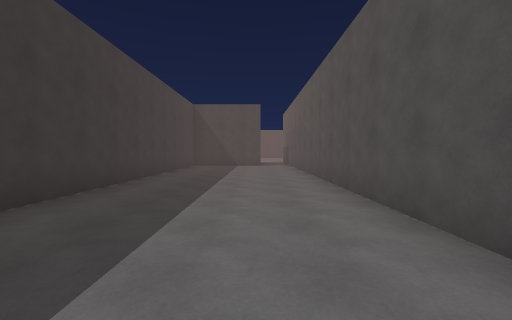
[1] (above)

22 first-person views from a walk through a 3-D level made in the Unity game engine. The camera is 1.4 m above the floor, tilts 2° down and sees 90° across. The floor is counted in squares, 2 m on a side. Each view is taken from the middle of a square. On the plan, view 1 faces up. The plan holds only what a view shows up to about 9 squares ahead; the rest is blank. The place goes on beyond the plan. The player character is not drawn. Some surface patterns are stand-ins.

[2]
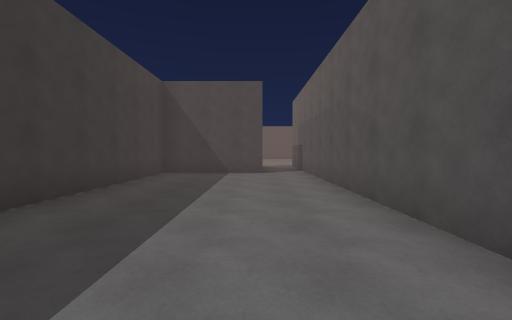

[3]
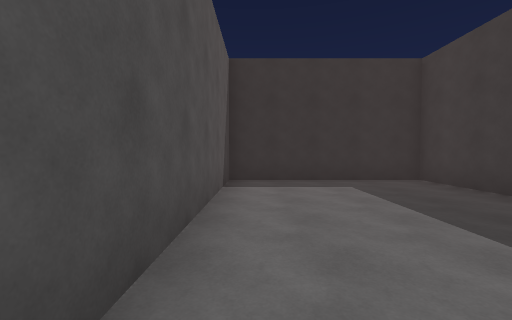

[4]
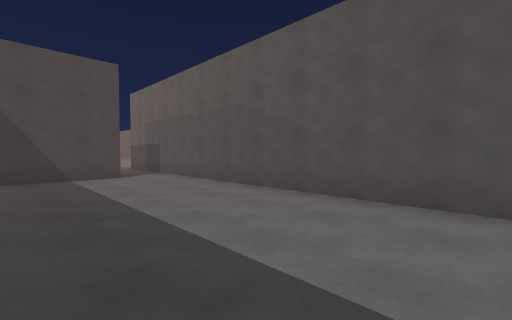

[5]
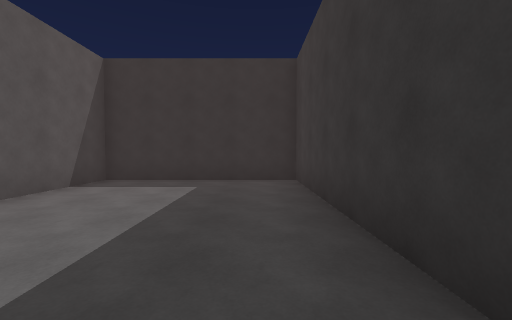

[6]
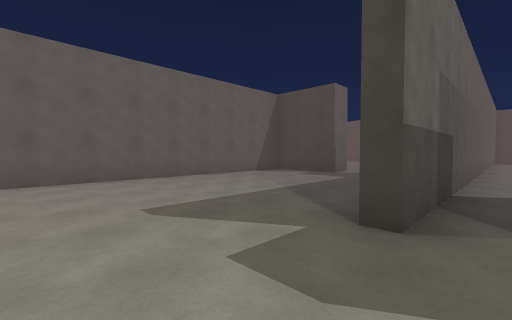

[7]
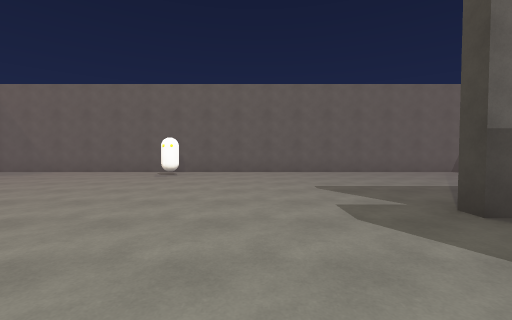

[8]
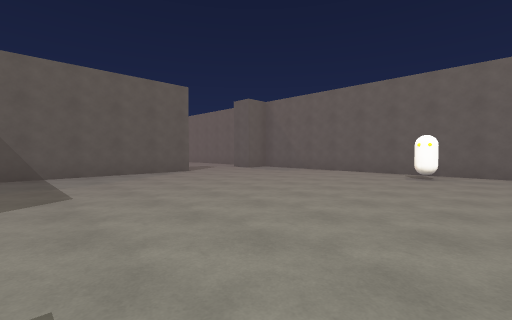

[9]
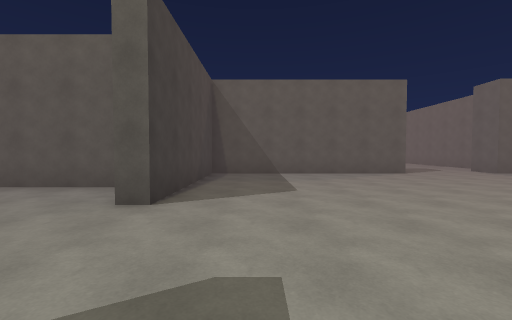

[10]
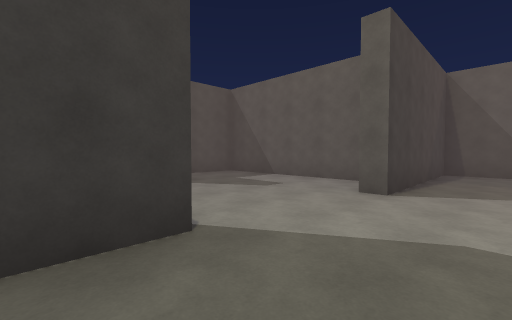

[11]
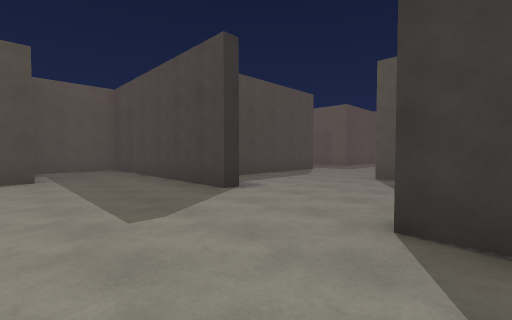

[12]
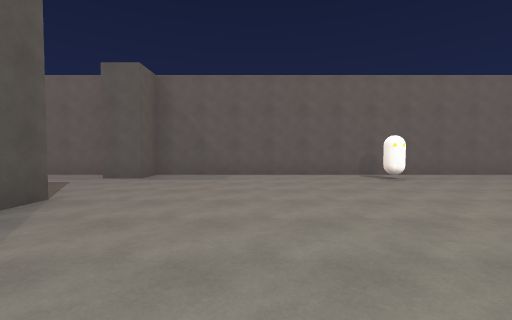

[13]
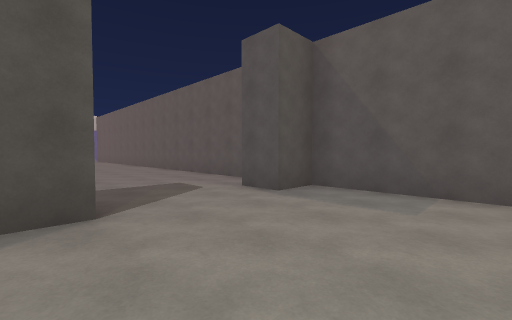

[14]
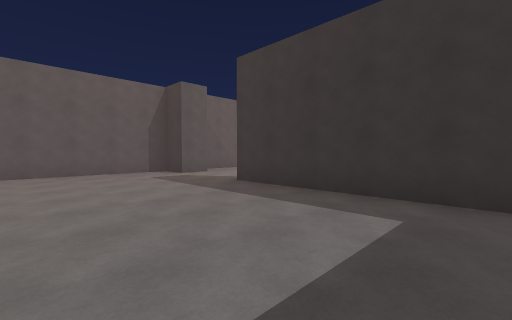

[15]
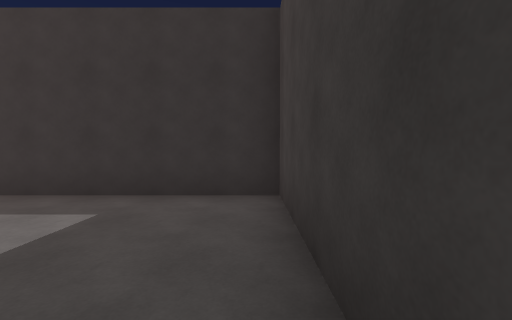

[16]
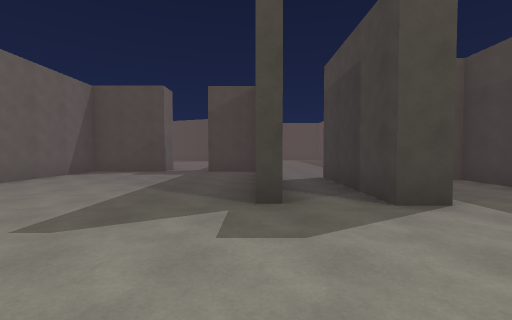

[17]
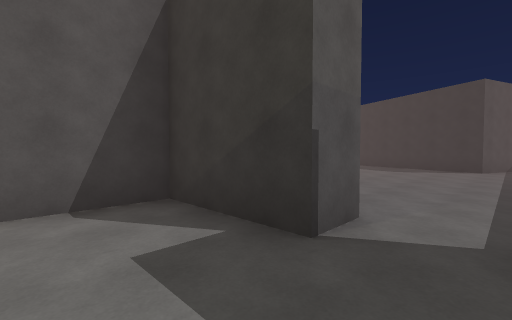

[18]
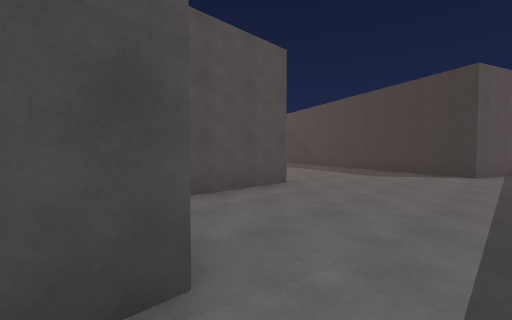

[19]
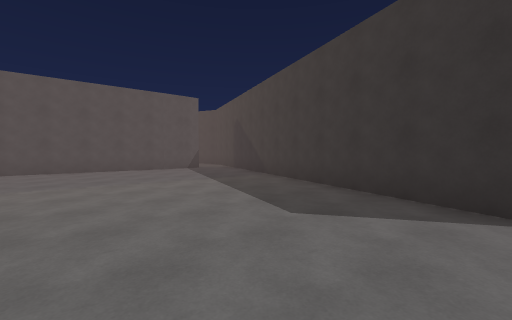

[20]
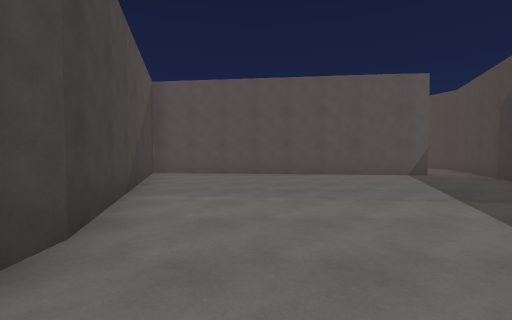

[21]
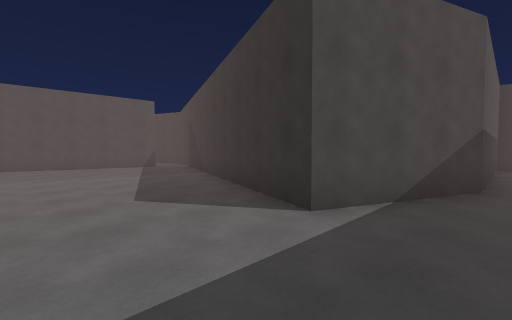

[22]
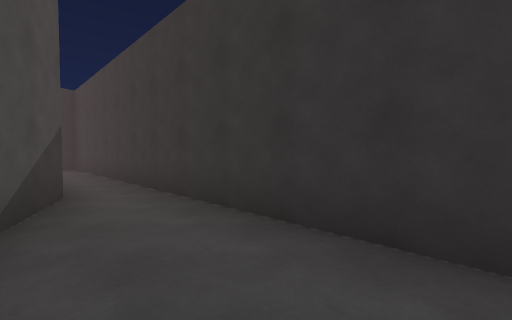

### Floor plan
Points are (right, up) in squares from view 1. A wall is a line through its corners. A room is listed if a view was taken in it or the views show most of it. See-through windows are left out.
Room 1 (views 1, 2, 3, 4, 5)
walls: (0.2, 12.2) (-3, 12.2) (-3, -1.2) (1.6, -1.2) (1.6, 12.4)
ways out: opening at (1, 13) to room 2
Room 2 (views 6, 7, 8, 9, 10, 11, 12, 13, 14, 15, 16, 17)
walls: (3.8, 27) (-2.4, 27) (-2.4, 22.3) (-2.9, 22.3); (-3.5, 23.9) (-7.5, 23.9); (-3.4, 19.2) (-3, 19.2) (-3, 12.8) (-0.6, 12.8); (-0.6, 15.6) (0.2, 15.6) (0.2, 12.2); (-6.6, 21.1) (-6.6, 20.5); (1.6, 12.4) (1.6, 15.6) (2.1, 15.6); (-7.2, 17.4) (-4.9, 17.4); (-2.4, 31.7) (-2.4, 28) (3.8, 28); (2, 10.2) (3.6, 10.2); (5.1, 10.2) (7.5, 10.2) (7.5, 27) (6.5, 27) (6.5, 28) (7.5, 28) (7.5, 32.2)
ways out: opening at (1, 13) to room 1; opening at (4.5, 10) to room 3
objects: other object (6, 21)
Room 3 (views 18, 19, 20, 21, 22)
walls: (7.5, 5.4) (7.5, 8); (9.1, 5.5) (8.4, 5.5); (2, 3.1) (2, -7.8); (12.8, -1.8) (14.3, -2.5); (5.1, 9.2) (5.1, 10.2); (14.3, -0.7) (15.3, 7.3) (8.9, 5.5); (3, -8.1) (3.3, -7.9) (3.3, -1.7) (4.6, 1.5) (11.4, -1.3)
ways out: opening at (4.5, 10) to room 2; opening at (15, -1.5)

Positions as (right, up) in squares from view 1, and headings:
1: (0, 0), facing up
2: (0, 4), facing up
3: (1, 5), facing down
4: (-2, 5), facing up-right
5: (-2, 5), facing down
6: (1, 18), facing down-right
7: (-1, 18), facing right
8: (-1, 19), facing up-right
9: (-1, 19), facing up
10: (-1, 18), facing up-left
11: (0, 23), facing down-left
12: (0, 24), facing right
13: (3, 24), facing up-right
14: (-1, 32), facing down-right
15: (-2, 32), facing down
16: (2, 19), facing down
17: (4, 12), facing down-right
18: (4, 10), facing down-right
19: (5, 5), facing down-right
20: (7, 4), facing right
21: (3, 4), facing down-right
22: (4, 3), facing down-left
